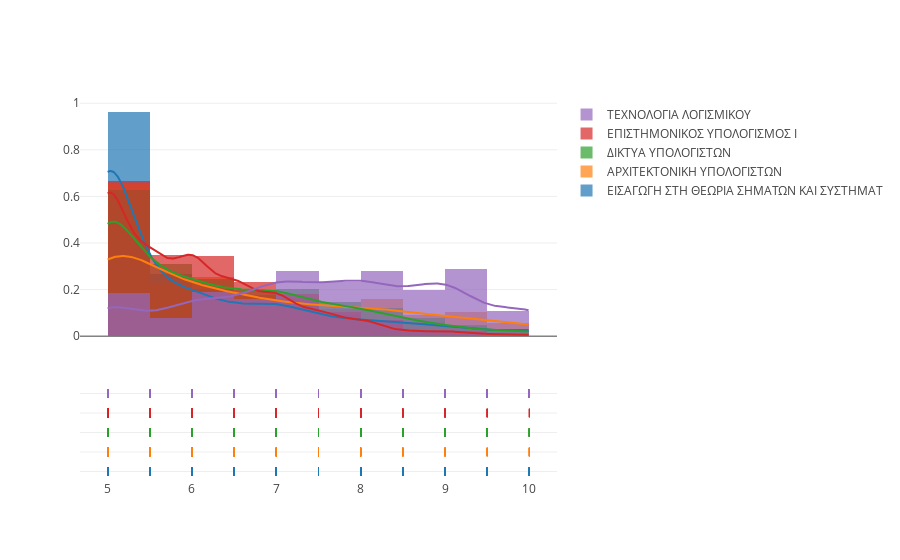

The notebook cell saved with this chart:
### Markdown cell above
## Lets plot multiple courses:

### Code cell
work_graduates.columns
grade_list = []

grade_list.append(prep_list(work_graduates[
    work_graduates['Μάθημα (Περιγραφή)'] == 'ΕΙΣΑΓΩΓΗ ΣΤΗ ΘΕΩΡΙΑ ΣΗΜΑΤΩΝ ΚΑΙ ΣΥΣΤΗΜΑΤ']["Σύμβολο βαθμού"])
)
grade_list.append(prep_list(work_graduates[
    work_graduates['Μάθημα (Περιγραφή)'] == 'ΑΡΧΙΤΕΚΤΟΝΙΚΗ ΥΠΟΛΟΓΙΣΤΩΝ']["Σύμβολο βαθμού"])
)
grade_list.append(prep_list(work_graduates[
    work_graduates['Μάθημα (Περιγραφή)'] == 'ΔΙΚΤΥΑ ΥΠΟΛΟΓΙΣΤΩΝ']["Σύμβολο βαθμού"])
)
grade_list.append(prep_list(work_graduates[
    work_graduates['Μάθημα (Περιγραφή)'] == 'ΕΠΙΣΤΗΜΟΝΙΚΟΣ ΥΠΟΛΟΓΙΣΜΟΣ Ι']["Σύμβολο βαθμού"])
)

grade_list.append(prep_list(work_graduates[
    work_graduates['Μάθημα (Περιγραφή)'] == 'ΤΕΧΝΟΛΟΓΙΑ ΛΟΓΙΣΜΙΚΟΥ']["Σύμβολο βαθμού"])
)

grade_names = ['ΕΙΣΑΓΩΓΗ ΣΤΗ ΘΕΩΡΙΑ ΣΗΜΑΤΩΝ ΚΑΙ ΣΥΣΤΗΜΑΤ', 'ΑΡΧΙΤΕΚΤΟΝΙΚΗ ΥΠΟΛΟΓΙΣΤΩΝ',
               'ΔΙΚΤΥΑ ΥΠΟΛΟΓΙΣΤΩΝ', 'ΕΠΙΣΤΗΜΟΝΙΚΟΣ ΥΠΟΛΟΓΙΣΜΟΣ Ι', 'ΤΕΧΝΟΛΟΓΙΑ ΛΟΓΙΣΜΙΚΟΥ']

fig = ff.create_distplot(grade_list, grade_names, bin_size=.5)
iplot(fig, filename='Basic Distplot')

### Figure 1 — Plotly figure (JSON) as saved in the notebook; plotly's stock layout.template omitted (floating-point values rounded to 4 significant figures; data arrays with more than 128 entries replaced by an {"elided": "..."} marker saying what was removed)
{"data": [{"autobinx": false, "histnorm": "probability density", "legendgroup": "ΕΙΣΑΓΩΓΗ ΣΤΗ ΘΕΩΡΙΑ ΣΗΜΑΤΩΝ ΚΑΙ ΣΥΣΤΗΜΑΤ", "marker": {"color": "rgb(31, 119, 180)"}, "name": "ΕΙΣΑΓΩΓΗ ΣΤΗ ΘΕΩΡΙΑ ΣΗΜΑΤΩΝ ΚΑΙ ΣΥΣΤΗΜΑΤ", "opacity": 0.7, "type": "histogram", "uid": "e2bf7ef7-7c3e-4af0-84ee-34385ac950ba", "x": {"elided": "1824 float values"}, "xaxis": "x", "xbins": {"end": 10, "size": 0.5, "start": 5}, "yaxis": "y"}, {"autobinx": false, "histnorm": "probability density", "legendgroup": "ΑΡΧΙΤΕΚΤΟΝΙΚΗ ΥΠΟΛΟΓΙΣΤΩΝ", "marker": {"color": "rgb(255, 127, 14)"}, "name": "ΑΡΧΙΤΕΚΤΟΝΙΚΗ ΥΠΟΛΟΓΙΣΤΩΝ", "opacity": 0.7, "type": "histogram", "uid": "28b6d173-c5da-45d4-a34c-33e69160e09b", "x": {"elided": "341 float values"}, "xaxis": "x", "xbins": {"end": 10, "size": 0.5, "start": 5}, "yaxis": "y"}, {"autobinx": false, "histnorm": "probability density", "legendgroup": "ΔΙΚΤΥΑ ΥΠΟΛΟΓΙΣΤΩΝ", "marker": {"color": "rgb(44, 160, 44)"}, "name": "ΔΙΚΤΥΑ ΥΠΟΛΟΓΙΣΤΩΝ", "opacity": 0.7, "type": "histogram", "uid": "9a89ca1f-7fab-46b0-89e5-3c8cc119cfb9", "x": {"elided": "1824 float values"}, "xaxis": "x", "xbins": {"end": 10, "size": 0.5, "start": 5}, "yaxis": "y"}, {"autobinx": false, "histnorm": "probability density", "legendgroup": "ΕΠΙΣΤΗΜΟΝΙΚΟΣ ΥΠΟΛΟΓΙΣΜΟΣ Ι", "marker": {"color": "rgb(214, 39, 40)"}, "name": "ΕΠΙΣΤΗΜΟΝΙΚΟΣ ΥΠΟΛΟΓΙΣΜΟΣ Ι", "opacity": 0.7, "type": "histogram", "uid": "1b4fc46d-78e8-49b5-bd23-07ad7dd4d834", "x": {"elided": "1824 float values"}, "xaxis": "x", "xbins": {"end": 10, "size": 0.5, "start": 5}, "yaxis": "y"}, {"autobinx": false, "histnorm": "probability density", "legendgroup": "ΤΕΧΝΟΛΟΓΙΑ ΛΟΓΙΣΜΙΚΟΥ", "marker": {"color": "rgb(148, 103, 189)"}, "name": "ΤΕΧΝΟΛΟΓΙΑ ΛΟΓΙΣΜΙΚΟΥ", "opacity": 0.7, "type": "histogram", "uid": "0d16ead3-9677-4348-9051-89c75f973c40", "x": {"elided": "1824 float values"}, "xaxis": "x", "xbins": {"end": 10, "size": 0.5, "start": 5}, "yaxis": "y"}, {"legendgroup": "ΕΙΣΑΓΩΓΗ ΣΤΗ ΘΕΩΡΙΑ ΣΗΜΑΤΩΝ ΚΑΙ ΣΥΣΤΗΜΑΤ", "marker": {"color": "rgb(31, 119, 180)"}, "mode": "lines", "name": "ΕΙΣΑΓΩΓΗ ΣΤΗ ΘΕΩΡΙΑ ΣΗΜΑΤΩΝ ΚΑΙ ΣΥΣΤΗΜΑΤ", "showlegend": false, "type": "scatter", "uid": "6aeb8982-2f38-497b-8a78-b753f83f386c", "x": {"elided": "500 float values"}, "xaxis": "x", "y": {"elided": "500 float values"}, "yaxis": "y"}, {"legendgroup": "ΑΡΧΙΤΕΚΤΟΝΙΚΗ ΥΠΟΛΟΓΙΣΤΩΝ", "marker": {"color": "rgb(255, 127, 14)"}, "mode": "lines", "name": "ΑΡΧΙΤΕΚΤΟΝΙΚΗ ΥΠΟΛΟΓΙΣΤΩΝ", "showlegend": false, "type": "scatter", "uid": "8cfbb1c9-b8af-4fb2-9ac6-606339c58999", "x": {"elided": "500 float values"}, "xaxis": "x", "y": {"elided": "500 float values"}, "yaxis": "y"}, {"legendgroup": "ΔΙΚΤΥΑ ΥΠΟΛΟΓΙΣΤΩΝ", "marker": {"color": "rgb(44, 160, 44)"}, "mode": "lines", "name": "ΔΙΚΤΥΑ ΥΠΟΛΟΓΙΣΤΩΝ", "showlegend": false, "type": "scatter", "uid": "d07788c6-9579-497d-8b85-75f9d522f1d1", "x": {"elided": "500 float values"}, "xaxis": "x", "y": {"elided": "500 float values"}, "yaxis": "y"}, {"legendgroup": "ΕΠΙΣΤΗΜΟΝΙΚΟΣ ΥΠΟΛΟΓΙΣΜΟΣ Ι", "marker": {"color": "rgb(214, 39, 40)"}, "mode": "lines", "name": "ΕΠΙΣΤΗΜΟΝΙΚΟΣ ΥΠΟΛΟΓΙΣΜΟΣ Ι", "showlegend": false, "type": "scatter", "uid": "a81e349c-960e-4862-8209-6d6536645966", "x": {"elided": "500 float values"}, "xaxis": "x", "y": {"elided": "500 float values"}, "yaxis": "y"}, {"legendgroup": "ΤΕΧΝΟΛΟΓΙΑ ΛΟΓΙΣΜΙΚΟΥ", "marker": {"color": "rgb(148, 103, 189)"}, "mode": "lines", "name": "ΤΕΧΝΟΛΟΓΙΑ ΛΟΓΙΣΜΙΚΟΥ", "showlegend": false, "type": "scatter", "uid": "6ace7463-77da-4725-ab16-a3a757682103", "x": {"elided": "500 float values"}, "xaxis": "x", "y": {"elided": "500 float values"}, "yaxis": "y"}, {"legendgroup": "ΕΙΣΑΓΩΓΗ ΣΤΗ ΘΕΩΡΙΑ ΣΗΜΑΤΩΝ ΚΑΙ ΣΥΣΤΗΜΑΤ", "marker": {"color": "rgb(31, 119, 180)", "symbol": "line-ns-open"}, "mode": "markers", "name": "ΕΙΣΑΓΩΓΗ ΣΤΗ ΘΕΩΡΙΑ ΣΗΜΑΤΩΝ ΚΑΙ ΣΥΣΤΗΜΑΤ", "showlegend": false, "type": "scatter", "uid": "c4f0434d-9774-4dbe-8184-1aad54b2902a", "x": {"elided": "1824 float values"}, "xaxis": "x", "y": {"elided": "1824 str values"}, "yaxis": "y2"}, {"legendgroup": "ΑΡΧΙΤΕΚΤΟΝΙΚΗ ΥΠΟΛΟΓΙΣΤΩΝ", "marker": {"color": "rgb(255, 127, 14)", "symbol": "line-ns-open"}, "mode": "markers", "name": "ΑΡΧΙΤΕΚΤΟΝΙΚΗ ΥΠΟΛΟΓΙΣΤΩΝ", "showlegend": false, "type": "scatter", "uid": "6454286d-eb8d-44e7-837a-25f3a4e1874a", "x": {"elided": "341 float values"}, "xaxis": "x", "y": {"elided": "341 str values"}, "yaxis": "y2"}, {"legendgroup": "ΔΙΚΤΥΑ ΥΠΟΛΟΓΙΣΤΩΝ", "marker": {"color": "rgb(44, 160, 44)", "symbol": "line-ns-open"}, "mode": "markers", "name": "ΔΙΚΤΥΑ ΥΠΟΛΟΓΙΣΤΩΝ", "showlegend": false, "type": "scatter", "uid": "4e64017b-a61e-4631-b5ab-0869934c4f75", "x": {"elided": "1824 float values"}, "xaxis": "x", "y": {"elided": "1824 str values"}, "yaxis": "y2"}, {"legendgroup": "ΕΠΙΣΤΗΜΟΝΙΚΟΣ ΥΠΟΛΟΓΙΣΜΟΣ Ι", "marker": {"color": "rgb(214, 39, 40)", "symbol": "line-ns-open"}, "mode": "markers", "name": "ΕΠΙΣΤΗΜΟΝΙΚΟΣ ΥΠΟΛΟΓΙΣΜΟΣ Ι", "showlegend": false, "type": "scatter", "uid": "dc5feae7-6ab1-4e41-a23b-9bdb4429298d", "x": {"elided": "1824 float values"}, "xaxis": "x", "y": {"elided": "1824 str values"}, "yaxis": "y2"}, {"legendgroup": "ΤΕΧΝΟΛΟΓΙΑ ΛΟΓΙΣΜΙΚΟΥ", "marker": {"color": "rgb(148, 103, 189)", "symbol": "line-ns-open"}, "mode": "markers", "name": "ΤΕΧΝΟΛΟΓΙΑ ΛΟΓΙΣΜΙΚΟΥ", "showlegend": false, "type": "scatter", "uid": "9c463b2a-3992-47bc-a196-8dc39bef3e64", "x": {"elided": "1824 float values"}, "xaxis": "x", "y": {"elided": "1824 str values"}, "yaxis": "y2"}], "layout": {"barmode": "overlay", "hovermode": "closest", "legend": {"traceorder": "reversed"}, "xaxis": {"anchor": "y2", "domain": [0, 1], "zeroline": false}, "yaxis": {"anchor": "free", "domain": [0.35, 1], "position": 0}, "yaxis2": {"anchor": "x", "domain": [0, 0.25], "dtick": 1, "showticklabels": false}}}
